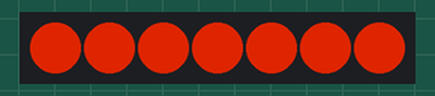
This program was run on a simulated ESP32. On the bench: 7 RGB LEDs in strip order, left to right. Dim RGB values are drawn brighter than linear.

Above: at 0.45 s.
At 6.15 s:
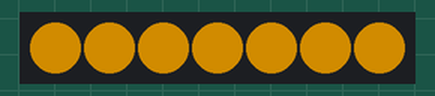
At 9.45 s:
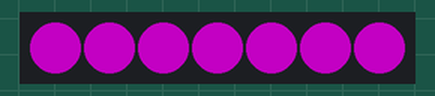
At 19.97 s:
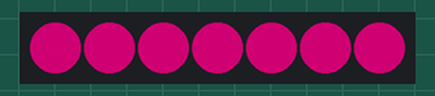
At 28.38 s:
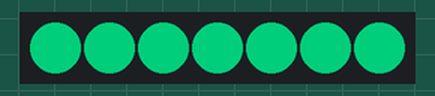
At 39.79 s:
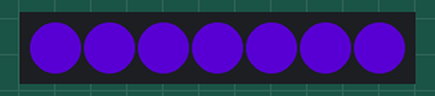
Timing chart, 0 to 40.0 s (numbered marks = the images above):
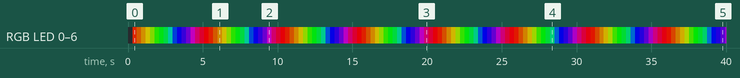

Measured:
- by itself, RGB LED 0–6: off → RGB(154, 26, 0) at 0.30 s, → RGB(125, 54, 0) 0.30 s later, → RGB(120, 82, 0) 0.30 s later, → RGB(120, 111, 0) 0.30 s later, … (133 changes in this stretch)

The program:

main.cpp
```cpp
#include <Arduino.h>
#include <FastLED.h>

const byte trigger_pin = 32;
#if defined(ARDUINO_ESP32S3_DEV)
const uint8_t dataPin_A = 48;
#else
const uint8_t dataPin_A = 25;
#endif
const int numLeds = 7;

CRGB leds[numLeds];

const unsigned long triggerIntervalMs = 2000;
const unsigned long triggerLowDurationMs = 500;
const unsigned long animationStepMs = 20;

unsigned long lastTriggerStartMs = 0;
unsigned long lastAnimationStepMs = 0;
uint8_t hue = 0;

void setup()
{
    pinMode(trigger_pin, OUTPUT);
    digitalWrite(trigger_pin, HIGH);

    FastLED.addLeds<NEOPIXEL, dataPin_A>(leds, numLeds);
    FastLED.setBrightness(180);
}

void loop()
{
    const unsigned long now = millis();

    // Trigger every 2s: LOW for 500ms, then HIGH again.
    if (now - lastTriggerStartMs >= triggerIntervalMs)
    {
        lastTriggerStartMs = now;
    }

    if (now - lastTriggerStartMs < triggerLowDurationMs)
    {
        digitalWrite(trigger_pin, LOW);
    }
    else
    {
        digitalWrite(trigger_pin, HIGH);
    }

    // Smoothly fade through the color wheel using HSV hue.
    if (now - lastAnimationStepMs >= animationStepMs)
    {
        lastAnimationStepMs = now;
        fill_solid(leds, numLeds, CHSV(hue++, 255, 255));
        FastLED.show();
    }
}
```
